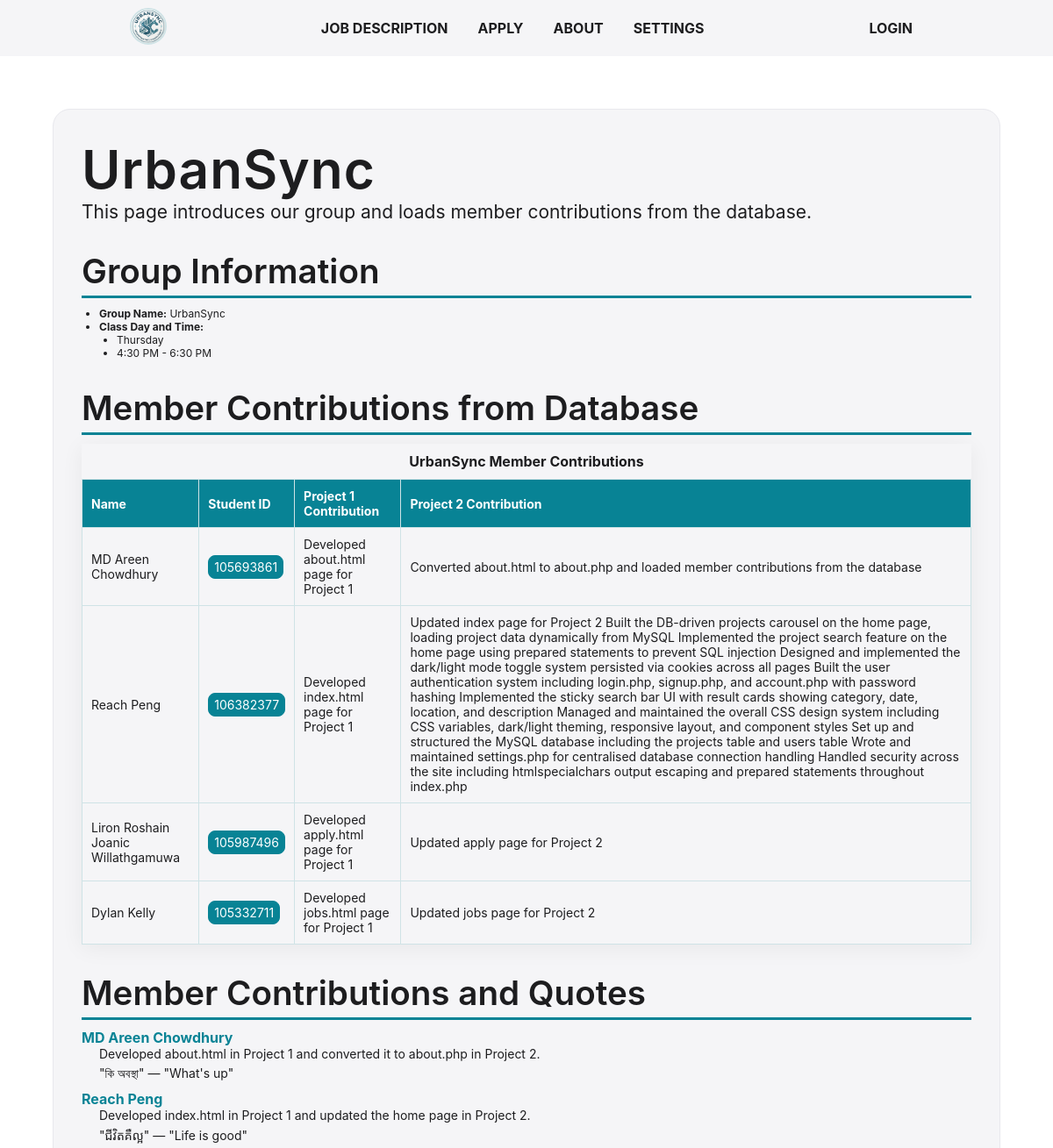
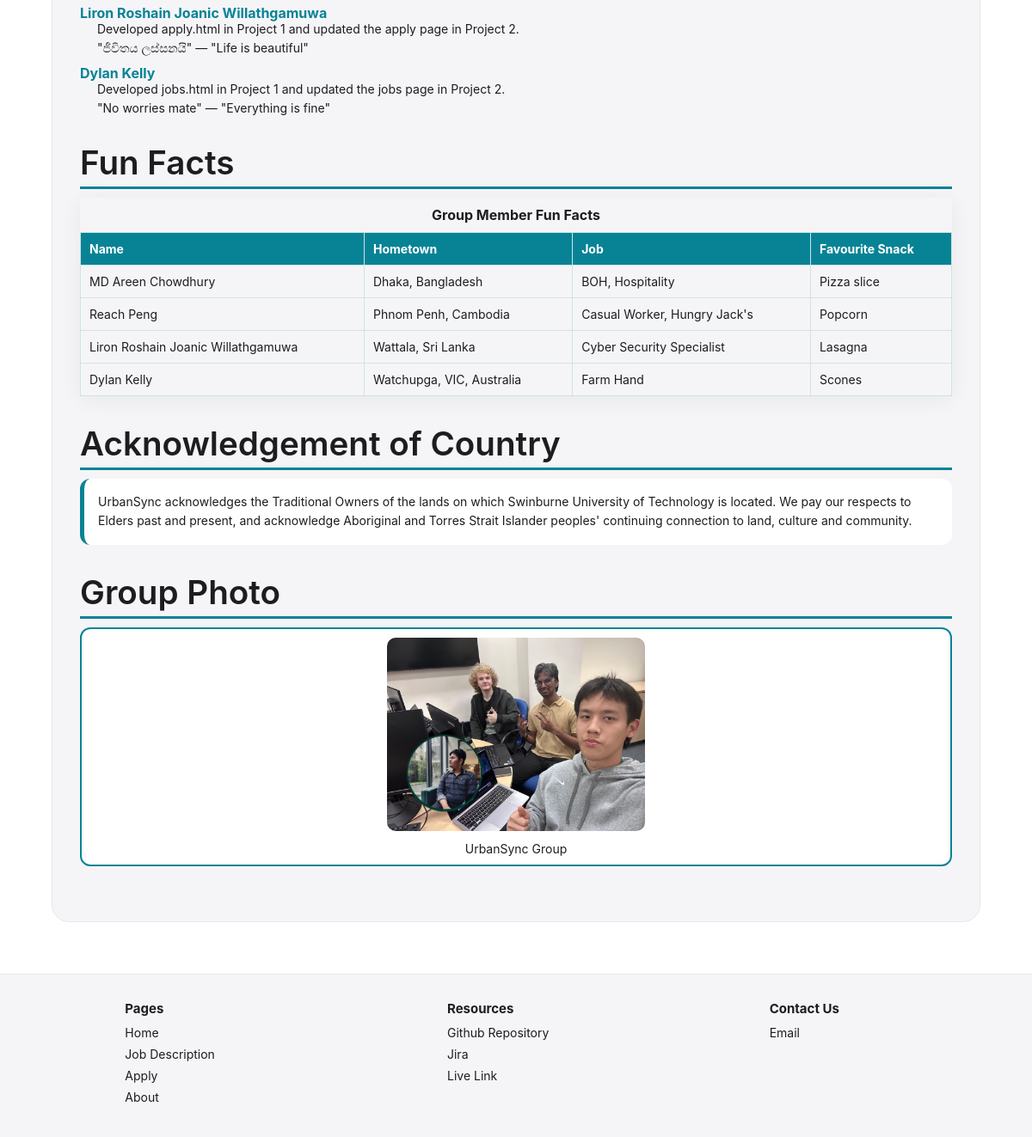
Page /about.php on the committed database (2 pictures, top to bottom).
### tables this page shows
CREATE TABLE `about_contributions` (
  `id` int(11) NOT NULL,
  `name` varchar(100) DEFAULT NULL,
  `student_id` varchar(20) DEFAULT NULL,
  `first_project` varchar(255) DEFAULT NULL,
  `second_project` text DEFAULT NULL
);

### about.php (the view, shortened to what this page needs)
<?php
require_once("settings.php");
$query = "SELECT * FROM about_contributions ORDER BY id";
$result = mysqli_query($conn, $query);
?>
<!DOCTYPE html>
<html lang="en">
<head>
  <link rel="stylesheet" href="./styles/style.css">
  <link rel="stylesheet" href="https://cdnjs.cloudflare.com/ajax/libs/font-awesome/4.7.0/css/font-awesome.min.css">
</head>
<body>
  <?php include "./header.inc"; ?>
  <main>
    <div class="about-container">
      <section class="about-section">
        <h1 style="letter-spacing: 1px;">UrbanSync</h1>
        <p>This page introduces our group and loads member contributions from the database.</p>
      </section>
      <section class="about-section">
        <h2>Group Information</h2>
        <ul>
          <li><strong>Group Name:</strong> UrbanSync</li>
          <li>
            <strong>Class Day and Time:</strong>
            <ul>
              <li>Thursday</li>
              <li>4:30 PM - 6:30 PM</li>
            </ul>
          </li>
        </ul>
      </section>
      <section class="about-section">
        <h2>Member Contributions from Database</h2>
        <div class="member-table-wrapper">
          <table class="member-table">
            <caption>UrbanSync Member Contributions</caption>
            <tr>
              <th>Name</th>
              <th>Student ID</th>
              <th>Project 1 Contribution</th>
              <th>Project 2 Contribution</th>
            </tr>
            <?php
            if ($result && mysqli_num_rows($result) > 0) {
              while ($row = mysqli_fetch_assoc($result)) {
                echo "<tr>";
                echo "<td>" . htmlspecialchars($row["name"]) . "</td>";
                echo "<td><span class='student-id'>" . htmlspecialchars($row["student_id"]) . "</span></td>";
                echo "<td>" . htmlspecialchars($row["first_project"]) . "</td>";
                echo "<td>" . htmlspecialchars($row["second_project"]) . "</td>";
                echo "</tr>";
              }
            } else {
              echo "<tr>";
              echo "<td colspan='4'>No contribution data found in the database.</td>";
              echo "</tr>";
            }
            ?>
          </table>
        </div>
      </section>
      <section class="about-section">
        <h2>Member Contributions and Quotes</h2>
        <dl>
          <dt>MD Areen Chowdhury</dt>
          <dd>Developed about.html in Project 1 and converted it to about.php in Project 2.</dd>
          <dd>"কি অবস্থা" — "What's up"</dd>
          <dt>Reach Peng</dt>
          <dd>Developed index.html in Project 1 and updated the home page in Project 2.</dd>
          <dd>"ជីវិតគឺល្អ" — "Life is good"</dd>
          <dt>Liron Roshain Joanic Willathgamuwa</dt>
          <dd>Developed apply.html in Project 1 and updated the apply page in Project 2.</dd>
          <dd>"ජීවිතය ලස්සනයි" — "Life is beautiful"</dd>
          <dt>Dylan Kelly</dt>
          <dd>Developed jobs.html in Project 1 and updated the jobs page in Project 2.</dd>
          <dd>"No worries mate" — "Everything is fine"</dd>
        </dl>
      </section>
      <section class="about-section">
        <h2>Fun Facts</h2>
        <div class="member-table-wrapper">
          <table class="member-table">
            <caption>Group Member Fun Facts</caption>
            <tr>
              <th>Name</th>
              <th>Hometown</th>
              <th>Job</th>
              <th>Favourite Snack</th>
            </tr>
            <tr>
              <td>MD Areen Chowdhury</td>
              <td>Dhaka, Bangladesh</td>
              <td>BOH, Hospitality</td>
              <td>Pizza slice</td>
            </tr>
            <tr>
              <td>Reach Peng</td>
              <td>Phnom Penh, Cambodia</td>
              <td>Casual Worker, Hungry Jack's</td>
              <td>Popcorn</td>
            </tr>
            <tr>
              <td>Liron Roshain Joanic Willathgamuwa</td>
              <td>Wattala, Sri Lanka</td>
              <td>Cyber Security Specialist</td>
              <td>Lasagna</td>
            </tr>
            <tr>
              <td>Dylan Kelly</td>
              <td>Watchupga, VIC, Australia</td>
              <td>Farm Hand</td>
              <td>Scones</td>
            </tr>
          </table>
        </div>
      </section>
      <section class="about-section">
        <h2>Acknowledgement of Country</h2>
        <div class="acknowledgement">
          <p>
            UrbanSync acknowledges the Traditional Owners of the lands on which Swinburne University of Technology is located.
            We pay our respects to Elders past and present, and acknowledge Aboriginal and Torres Strait Islander peoples'
            continuing connection to land, culture and community.
          </p>
        </div>
      </section>
      <section class="about-section">
        <h2>Group Photo</h2>
        <figure>
          <img src="./images/group_photo.jpeg" alt="UrbanSync group photo" width="300">
          <figcaption>UrbanSync Group</figcaption>
        </figure>
      </section>
    </div>
  </main>
  <?php include "./footer.inc" ?>
</body>
</html>

### header.inc (shortened to what this page needs)
<header>
  <nav class="navbar">
    <div class="navbar-container">
      <div class="navbar-logo">
        <a href="index.php">
          <img src="./images/logo.png" class="logo-pic" alt="logo-pic">
        </a>
      </div>
      <div class="navbar-link">
        <a href="./jobs.php" class="navbar-link-item">
          JOB DESCRIPTION
        </a>
        <?php if (isset($_SESSION["manager"])): ?>
          <a href="./manage.php" class="navbar-link-item">
            MANAGE EOIs
          </a>
        <?php else: ?>
          <a href="./apply.php" class="navbar-link-item">
            APPLY
          </a>
        <?php endif; ?>
        <a href="./about.php" class="navbar-link-item">
          ABOUT
        </a>
        <div class="navbar-settings">
          <div class="navbar-link-item navbar-settings-trigger">
            SETTINGS
          </div>
        </div>
      </div>
      <?php if (isset($_SESSION["manager"])): ?>
        <a href="./account.php" class="navbar-link-item">
          ADMIN
        </a>
      <?php elseif (isset($_SESSION['first_name'])): ?>
        <a href="./account.php" class="navbar-link-item">
          <?= htmlspecialchars(strtoupper($_SESSION['first_name'])) ?>
        </a>
      <?php else: ?>
        <a href="./login.php" class="navbar-link-item">
          LOGIN
        </a>
      <?php endif; ?>
    </div>
  </nav>
</header>

### footer.inc
<footer>
  <nav>
    <div class="footer-container">
      <div class="footer-column">
        <h2 class="footer-column-title">Pages</h2>
        <ul class="footer-column-list">
          <li class="footer-column-item">
            <a href="./index.php">Home</a>
          </li>
          <li class="footer-column-item">
            <a href="./jobs.php">Job Description</a>
          </li>
          <li class="footer-column-item">
            <a href="./apply.php">Apply</a>
          </li>
          <li class="footer-column-item">
            <a href="./about.php">About</a>
          </li>
        </ul>
      </div>
      <div class="footer-column">
        <h2 class="footer-column-title">Resources</h2>
        <ul class="footer-column-list">
          <li class="footer-column-item">
            <a href="https://github.com/mqypr/UrbanSync">Github Repository</a>
          </li>
          <li class="footer-column-item">
            <a class="footer-column-item"
              href="https://pengreach123.atlassian.net/?continue=https%3A%2F%2Fpengreach123.atlassian.net%2Fwelcome%2Fsoftware%3FprojectId%3D10033&atlOrigin=eyJpIjoiOGMzNTY2NzRmYTE2NGY5MzkxNmFkNDQ3ZmFmNWVmYmYiLCJwIjoiamlyYS1zb2Z0d2FyZSJ9">Jira
            </a>
          </li>
          <li class="footer-column-item">
            <a class="footer-column-item" href="https://mqypr.github.io/UrbanSync/">Live Link</a>
          </li>
        </ul>
      </div>
      <div class="footer-column">
        <h2 class="footer-column-title">Contact Us</h2>
        <ul class="footer-column-list">
          <li class="footer-column-item">
            <a href="mailto:hello@urbansync.com.au" class="footer-column-item">Email</a>
          </li>
        </ul>
      </div>
    </div>
  </nav>
</footer>

### styles/style.css (style rules this page uses)
:root:has(.switch input:not(:checked)) { --fs-h1: clamp(3rem, 1.524vw + 2.629rem, 4rem); --fs-h2: clamp(2rem, 1.143vw + 1.554rem, 2.75rem); --fs-h3: clamp(1.5rem, 0.762vw + 1.203rem, 1.75rem); --fs-body: 21px; --fs-body-line-height: 24px; --bg-main: #ffffff; --bg-secondary: #f5f5f7; --bg-tertiary: #e8e8ed; --accent: #088395; --accent-hover: #09637e; --text-main: #1d1d1f; --text-secondary: #6e6e73; --main-font: "SF Pro Text", "SF Pro Icons", "Helvetica Neue", Helvetica, Arial, sans-serif; --opacity-layer: rgba(255, 255, 255, 0.72); --index-searchbar: rgba(232, 232, 237, 0.72); --shadow: rgba(0, 0, 0, 0.08); --bg-img: url("../styles/images/index-bg.jpeg"); }
* { margin: 0; padding: 0; box-sizing: border-box; font-family: var(--main-font); }
body { background-color: var(--bg-main); }
h1, h2, h3, h4, h5, h6 { font-weight: 600; color: var(--text-main); }
h1 { font-size: var(--fs-h1); }
h2 { font-size: var(--fs-h2); }
p { color: var(--text-main); font-size: var(--fs-body); line-height: var(--fs-body-line-height); }
ul { list-style-type: none; }
li { font-family: var(--main-font); font-size: 12px; }
a { text-decoration: none; color: var(--text-main) }
.navbar { position: sticky; top: 0; z-index: 1000; background-color: var(--bg-secondary); }
.navbar-container { max-width: 1100px; height: 4rem; margin: auto; padding-left: 1rem; padding-right: 1rem; display: flex; justify-content: space-around; align-items: center; }
.logo-pic { width: 42px; height: 42px; border-radius: 50%; border: 2px solid #cfe3e6; }
.navbar-link { display: flex; gap: 10px; }
.navbar-link-item { padding: 8px 12px; border-radius: 20px; color: var(--text-main); font-weight: bold; font-size: 1rem; cursor: pointer; }
.navbar-settings { position: relative; }
body:has(.menu-toggle-input:not(:checked)) { overflow: auto; }
footer { width: 100%; padding: 30px 20px; background: var(--bg-secondary); border-top: 1px solid var(--bg-tertiary); }
.footer-container { max-width: 1100px; margin: auto; display: flex; justify-content: space-around; flex-wrap: wrap; gap: 24px; }
.footer-column { min-width: 160px; }
.footer-column-title { font-size: 15px; font-weight: bold; color: var(--text-main); margin-bottom: 10px; }
.footer-column-item { font-size: 14px; color: var(--text-main); margin-bottom: 8px; }
.footer-column-item a { color: var(--text-main); }
.about-container { background: var(--bg-secondary); border: 1px solid var(--bg-secondary); border-radius: 20px; padding: 2rem; margin: 5%; }
.about-section { margin-bottom: 2rem; }
.about-section h2 { border-bottom: 3px solid var(--bg-secondary); padding-bottom: 5px; margin-bottom: 10px; }
.about-section ul { list-style-type: disc; margin-left: 20px; color: var(--text-main); }
.member-table-wrapper { overflow-x: auto; box-shadow: 0 4px 24px rgba(0, 0, 0, 0.06); }
.member-table { width: 100%; border-collapse: collapse; margin-top: 10px; }
.member-table th, .member-table td { border: 1px solid #cfe3e6; padding: 10px; font-size: 14px; }
.member-table th { background-color: var(--accent); color: var(--text-main); }
.student-id { background-color: var(--accent); border: 1px solid var(--accent); padding: 4px 6px; border-radius: 8px; color: var(--bg-main); }

### rows in the picture
about_contributions: name "MD Areen Chowdhury", student "105693861", first_project "Developed about.html page for Project 1", second_project "Converted about.html to about.php and loaded member contributions from the database"
about_contributions: name "Reach Peng", student "106382377", first_project "Developed index.html page for Project 1", second_project "Updated index page for Project 2 Built the DB-driven projects carousel on the home page, loading project data dynamically from MySQL Implemented the project search feature on the home page using prepared statements to prevent SQL injection Designed and implemented the dark/light mode toggle system persisted via cookies across all pages Built the user authentication system including login.php, signup.php, and account.php with password hashing Implemented the sticky search bar UI with result cards showing category, date, location, and description Managed and maintained the overall CSS design system including CSS variables, dark/light theming, responsive layout, and component styles Set up and…"
about_contributions: name "Liron Roshain Joanic Willathgamuwa", student "105987496", first_project "Developed apply.html page for Project 1", second_project "Updated apply page for Project 2"
about_contributions: name "Dylan Kelly", student "105332711", first_project "Developed jobs.html page for Project 1", second_project "Updated jobs page for Project 2"
